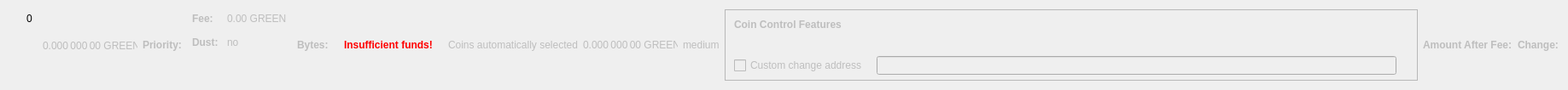
    <widget class="QWidget" name="dummyHideWidget" native="true">
     <property name="maximumSize">
      <size>
       <width>100</width>
       <height>22</height>
      </size>
     </property>
     <layout class="QHBoxLayout" name="dummyHideLayout">
      <item>
       <layout class="QFormLayout" name="formLayoutCoinControl1">
        <property name="horizontalSpacing">
         <number>10</number>
        </property>
        <property name="verticalSpacing">
         <number>14</number>
        </property>
        <property name="leftMargin">
         <number>10</number>
        </property>
        <property name="topMargin">
         <number>4</number>
        </property>
        <property name="rightMargin">
         <number>6</number>
        </property>
        <item row="0" column="1">
         <widget class="QLabel" name="labelCoinControlBytes">
          <property name="cursor">
           <cursorShape>IBeamCursor</cursorShape>
          </property>
          <property name="contextMenuPolicy">
           <enum>Qt::ActionsContextMenu</enum>
          </property>
          <property name="text">
           <string notr="true">0</string>
          </property>
          <property name="textInteractionFlags">
           <set>Qt::LinksAccessibleByMouse|Qt::TextSelectableByKeyboard|Qt::TextSelectableByMouse</set>
          </property>
         </widget>
        </item>
       </layout>
      </item>
      <item>
       <widget class="QLabel" name="labelCoinControlAfterFee">
        <property name="enabled">
         <bool>false</bool>
        </property>
        <property name="sizePolicy">
         <sizepolicy hsizetype="Fixed" vsizetype="Fixed">
          <horstretch>0</horstretch>
          <verstretch>0</verstretch>
         </sizepolicy>
        </property>
        <property name="minimumSize">
         <size>
          <width>111</width>
          <height>12</height>
         </size>
        </property>
        <property name="maximumSize">
         <size>
          <width>111</width>
          <height>12</height>
         </size>
        </property>
        <property name="cursor">
         <cursorShape>IBeamCursor</cursorShape>
        </property>
        <property name="contextMenuPolicy">
         <enum>Qt::ActionsContextMenu</enum>
        </property>
        <property name="text">
         <string notr="true">0.000 000 00 GREEN</string>
        </property>
        <property name="textInteractionFlags">
         <set>Qt::LinksAccessibleByMouse|Qt::TextSelectableByKeyboard|Qt::TextSelectableByMouse</set>
        </property>
       </widget>
      </item>
      <item>
       <widget class="QLabel" name="labelCoinControlPriorityText">
        <property name="enabled">
         <bool>false</bool>
        </property>
        <property name="font">
         <font>
          <weight>75</weight>
          <bold>true</bold>
         </font>
        </property>
        <property name="text">
         <string>Priority:</string>
        </property>
       </widget>
      </item>
      <item>
       <layout class="QHBoxLayout" name="horizontalLayout"/>
      </item>
      <item>
       <layout class="QFormLayout" name="formLayoutCoinControl3">
        <property name="horizontalSpacing">
         <number>10</number>
        </property>
        <property name="verticalSpacing">
         <number>14</number>
        </property>
        <property name="leftMargin">
         <number>6</number>
        </property>
        <property name="topMargin">
         <number>4</number>
        </property>
        <property name="rightMargin">
         <number>6</number>
        </property>
        <item row="0" column="0">
         <widget class="QLabel" name="labelCoinControlFeeText">
          <property name="enabled">
           <bool>false</bool>
          </property>
          <property name="font">
           <font>
            <weight>75</weight>
            <bold>true</bold>
           </font>
          </property>
          <property name="text">
           <string>Fee:</string>
          </property>
          <property name="margin">
           <number>0</number>
          </property>
         </widget>
        </item>
        <item row="0" column="1">
         <widget class="QLabel" name="labelCoinControlFee">
          <property name="enabled">
           <bool>false</bool>
          </property>
          <property name="cursor">
           <cursorShape>IBeamCursor</cursorShape>
          </property>
          <property name="contextMenuPolicy">
           <enum>Qt::ActionsContextMenu</enum>
          </property>
          <property name="text">
           <string notr="true">0.00 GREEN</string>
          </property>
          <property name="textInteractionFlags">
           <set>Qt::LinksAccessibleByMouse|Qt::TextSelectableByKeyboard|Qt::TextSelectableByMouse</set>
          </property>
         </widget>
        </item>
        <item row="1" column="0">
         <widget class="QLabel" name="labelCoinControlLowOutputText">
          <property name="enabled">
           <bool>false</bool>
          </property>
          <property name="font">
           <font>
            <weight>75</weight>
            <bold>true</bold>
           </font>
          </property>
          <property name="text">
           <string>Dust:</string>
          </property>
         </widget>
        </item>
        <item row="1" column="1">
         <widget class="QLabel" name="labelCoinControlLowOutput">
          <property name="enabled">
           <bool>false</bool>
          </property>
          <property name="cursor">
           <cursorShape>IBeamCursor</cursorShape>
          </property>
          <property name="contextMenuPolicy">
           <enum>Qt::ActionsContextMenu</enum>
          </property>
          <property name="text">
           <string>no</string>
          </property>
          <property name="textInteractionFlags">
           <set>Qt::LinksAccessibleByMouse|Qt::TextSelectableByKeyboard|Qt::TextSelectableByMouse</set>
          </property>
         </widget>
        </item>
       </layout>
      </item>
      <item>
       <widget class="QLabel" name="labelCoinControlBytesText">
        <property name="enabled">
         <bool>false</bool>
        </property>
        <property name="font">
         <font>
          <weight>75</weight>
          <bold>true</bold>
         </font>
        </property>
        <property name="text">
         <string>Bytes:</string>
        </property>
       </widget>
      </item>
      <item>
       <layout class="QFormLayout" name="formLayoutCoinControl2">
        <property name="horizontalSpacing">
         <number>10</number>
        </property>
        <property name="verticalSpacing">
         <number>14</number>
        </property>
        <property name="leftMargin">
         <number>6</number>
        </property>
        <property name="topMargin">
         <number>4</number>
        </property>
        <property name="rightMargin">
         <number>6</number>
        </property>
       </layout>
      </item>
      <item>
       <layout class="QHBoxLayout" name="horizontalLayoutCoinControl2">
        <property name="spacing">
         <number>8</number>
        </property>
        <property name="bottomMargin">
         <number>10</number>
        </property>
       </layout>
      </item>
      <item>
       <widget class="QLabel" name="labelCoinControlInsuffFunds">
        <property name="enabled">
         <bool>false</bool>
        </property>
        <property name="minimumSize">
         <size>
          <width>0</width>
          <height>0</height>
         </size>
        </property>
        <property name="font">
         <font>
          <weight>75</weight>
          <bold>true</bold>
         </font>
        </property>
        <property name="styleSheet">
         <string notr="true">color:red;font-weight:bold;</string>
        </property>
        <property name="text">
         <string>Insufficient funds!</string>
        </property>
        <property name="margin">
         <number>5</number>
        </property>
       </widget>
      </item>
      <item>
       <layout class="QFormLayout" name="formLayoutCoinControl4">
        <property name="horizontalSpacing">
         <number>10</number>
        </property>
        <property name="verticalSpacing">
         <number>14</number>
        </property>
        <property name="leftMargin">
         <number>6</number>
        </property>
        <property name="topMargin">
         <number>4</number>
        </property>
        <property name="rightMargin">
         <number>6</number>
        </property>
       </layout>
      </item>
      <item>
       <widget class="QLabel" name="labelCoinControlAutomaticallySelected">
        <property name="enabled">
         <bool>false</bool>
        </property>
        <property name="sizePolicy">
         <sizepolicy hsizetype="Fixed" vsizetype="Fixed">
          <horstretch>0</horstretch>
          <verstretch>0</verstretch>
         </sizepolicy>
        </property>
        <property name="minimumSize">
         <size>
          <width>0</width>
          <height>0</height>
         </size>
        </property>
        <property name="maximumSize">
         <size>
          <width>240</width>
          <height>16777215</height>
         </size>
        </property>
        <property name="text">
         <string>Coins automatically selected</string>
        </property>
        <property name="margin">
         <number>5</number>
        </property>
       </widget>
      </item>
      <item>
       <widget class="QLabel" name="labelCoinControlChange">
        <property name="enabled">
         <bool>false</bool>
        </property>
        <property name="sizePolicy">
         <sizepolicy hsizetype="Fixed" vsizetype="Fixed">
          <horstretch>0</horstretch>
          <verstretch>0</verstretch>
         </sizepolicy>
        </property>
        <property name="minimumSize">
         <size>
          <width>111</width>
          <height>0</height>
         </size>
        </property>
        <property name="maximumSize">
         <size>
          <width>111</width>
          <height>16777215</height>
         </size>
        </property>
        <property name="cursor">
         <cursorShape>IBeamCursor</cursorShape>
        </property>
        <property name="contextMenuPolicy">
         <enum>Qt::ActionsContextMenu</enum>
        </property>
        <property name="text">
         <string notr="true">0.000 000 00 GREEN</string>
        </property>
        <property name="textInteractionFlags">
         <set>Qt::LinksAccessibleByMouse|Qt::TextSelectableByKeyboard|Qt::TextSelectableByMouse</set>
        </property>
       </widget>
      </item>
      <item>
       <widget class="QLabel" name="labelCoinControlPriority">
        <property name="enabled">
         <bool>false</bool>
        </property>
        <property name="cursor">
         <cursorShape>IBeamCursor</cursorShape>
        </property>
        <property name="contextMenuPolicy">
         <enum>Qt::ActionsContextMenu</enum>
        </property>
        <property name="text">
         <string>medium</string>
        </property>
        <property name="textInteractionFlags">
         <set>Qt::LinksAccessibleByMouse|Qt::TextSelectableByKeyboard|Qt::TextSelectableByMouse</set>
        </property>
       </widget>
      </item>
      <item>
       <widget class="QFrame" name="frameCoinControl">
        <property name="sizePolicy">
         <sizepolicy hsizetype="Expanding" vsizetype="Expanding">
          <horstretch>0</horstretch>
          <verstretch>0</verstretch>
         </sizepolicy>
        </property>
        <property name="maximumSize">
         <size>
          <width>16777215</width>
          <height>16777215</height>
         </size>
        </property>
        <property name="frameShape">
         <enum>QFrame::StyledPanel</enum>
        </property>
        <property name="frameShadow">
         <enum>QFrame::Sunken</enum>
        </property>
        <layout class="QVBoxLayout" name="verticalLayoutCoinControl2_2">
         <property name="spacing">
          <number>0</number>
         </property>
         <property name="leftMargin">
          <number>0</number>
         </property>
         <property name="topMargin">
          <number>0</number>
         </property>
         <property name="rightMargin">
          <number>0</number>
         </property>
         <property name="bottomMargin">
          <number>6</number>
         </property>
         <item>
          <layout class="QVBoxLayout" name="verticalLayoutCoinControl" stretch="0,0,0,1">
           <property name="spacing">
            <number>0</number>
           </property>
           <property name="leftMargin">
            <number>10</number>
           </property>
           <property name="topMargin">
            <number>10</number>
           </property>
           <item>
            <layout class="QHBoxLayout" name="horizontalLayoutCoinControl1">
             <property name="bottomMargin">
              <number>15</number>
             </property>
             <item>
              <widget class="QLabel" name="labelCoinControlFeatures">
               <property name="enabled">
                <bool>false</bool>
               </property>
               <property name="sizePolicy">
                <sizepolicy hsizetype="Preferred" vsizetype="Maximum">
                 <horstretch>0</horstretch>
                 <verstretch>0</verstretch>
                </sizepolicy>
               </property>
               <property name="font">
                <font>
                 <weight>75</weight>
                 <bold>true</bold>
                </font>
               </property>
               <property name="styleSheet">
                <string notr="true">font-weight:bold;</string>
               </property>
               <property name="text">
                <string>Coin Control Features</string>
               </property>
              </widget>
             </item>
            </layout>
           </item>
           <item>
            <widget class="QWidget" name="widgetCoinControl" native="true">
             <property name="sizePolicy">
              <sizepolicy hsizetype="Preferred" vsizetype="Preferred">
               <horstretch>0</horstretch>
               <verstretch>0</verstretch>
              </sizepolicy>
             </property>
             <property name="minimumSize">
              <size>
               <width>0</width>
               <height>0</height>
              </size>
             </property>
             <property name="styleSheet">
              <string notr="true"/>
             </property>
             <layout class="QHBoxLayout" name="horizontalLayoutCoinControl5_2">
              <property name="leftMargin">
               <number>0</number>
              </property>
              <property name="topMargin">
               <number>0</number>
              </property>
              <property name="rightMargin">
               <number>0</number>
              </property>
              <property name="bottomMargin">
               <number>0</number>
              </property>
              <item>
               <layout class="QHBoxLayout" name="horizontalLayoutCoinControl3">
                <property name="spacing">
                 <number>20</number>
                </property>
                <property name="topMargin">
                 <number>0</number>
                </property>
                <property name="bottomMargin">
                 <number>10</number>
                </property>
               </layout>
              </item>
             </layout>
            </widget>
           </item>
           <item>
            <layout class="QHBoxLayout" name="horizontalLayoutCoinControl4" stretch="0,0,0">
             <property name="spacing">
              <number>12</number>
             </property>
             <property name="sizeConstraint">
              <enum>QLayout::SetDefaultConstraint</enum>
             </property>
             <property name="topMargin">
              <number>5</number>
             </property>
             <property name="rightMargin">
              <number>5</number>
             </property>
             <item>
              <widget class="QCheckBox" name="checkBoxCoinControlChange">
               <property name="enabled">
                <bool>false</bool>
               </property>
               <property name="toolTip">
                <string>If this is activated, but the change address is empty or invalid, change will be sent to a newly generated address.</string>
               </property>
               <property name="text">
                <string>Custom change address</string>
               </property>
              </widget>
             </item>
             <item>
              <widget class="QValidatedLineEdit" name="lineEditCoinControlChange">
               <property name="enabled">
                <bool>false</bool>
               </property>
               <property name="sizePolicy">
                <sizepolicy hsizetype="Expanding" vsizetype="Fixed">
                 <horstretch>0</horstretch>
                 <verstretch>0</verstretch>
                </sizepolicy>
               </property>
              </widget>
             </item>
             <item>
              <widget class="QLabel" name="labelCoinControlChangeLabel_2">
               <property name="sizePolicy">
                <sizepolicy hsizetype="Preferred" vsizetype="Expanding">
                 <horstretch>0</horstretch>
                 <verstretch>0</verstretch>
                </sizepolicy>
               </property>
               <property name="minimumSize">
                <size>
                 <width>0</width>
                 <height>0</height>
                </size>
               </property>
               <property name="text">
                <string/>
               </property>
               <property name="margin">
                <number>3</number>
               </property>
              </widget>
             </item>
            </layout>
           </item>
           <item>
            <spacer name="verticalSpacerCoinControl">
             <property name="orientation">
              <enum>Qt::Vertical</enum>
             </property>
             <property name="sizeHint" stdset="0">
              <size>
               <width>800</width>
               <height>1</height>
              </size>
             </property>
            </spacer>
           </item>
          </layout>
         </item>
        </layout>
       </widget>
      </item>
      <item>
       <widget class="QLabel" name="labelCoinControlAfterFeeText">
        <property name="enabled">
         <bool>false</bool>
        </property>
        <property name="minimumSize">
         <size>
          <width>0</width>
          <height>0</height>
         </size>
        </property>
        <property name="maximumSize">
         <size>
          <width>16777215</width>
          <height>16777215</height>
         </size>
        </property>
        <property name="font">
         <font>
          <weight>75</weight>
          <bold>true</bold>
         </font>
        </property>
        <property name="text">
         <string>Amount After Fee:</string>
        </property>
        <property name="alignment">
         <set>Qt::AlignLeading|Qt::AlignLeft|Qt::AlignVCenter</set>
        </property>
        <property name="margin">
         <number>0</number>
        </property>
       </widget>
      </item>
      <item>
       <widget class="QLabel" name="labelCoinControlChangeText">
        <property name="enabled">
         <bool>false</bool>
        </property>
        <property name="sizePolicy">
         <sizepolicy hsizetype="Preferred" vsizetype="Preferred">
          <horstretch>0</horstretch>
          <verstretch>0</verstretch>
         </sizepolicy>
        </property>
        <property name="minimumSize">
         <size>
          <width>0</width>
          <height>0</height>
         </size>
        </property>
        <property name="maximumSize">
         <size>
          <width>16777215</width>
          <height>16777215</height>
         </size>
        </property>
        <property name="font">
         <font>
          <weight>75</weight>
          <bold>true</bold>
         </font>
        </property>
        <property name="text">
         <string>Change:</string>
        </property>
        <property name="alignment">
         <set>Qt::AlignLeading|Qt::AlignLeft|Qt::AlignVCenter</set>
        </property>
       </widget>
      </item>
     </layout>
    </widget>
